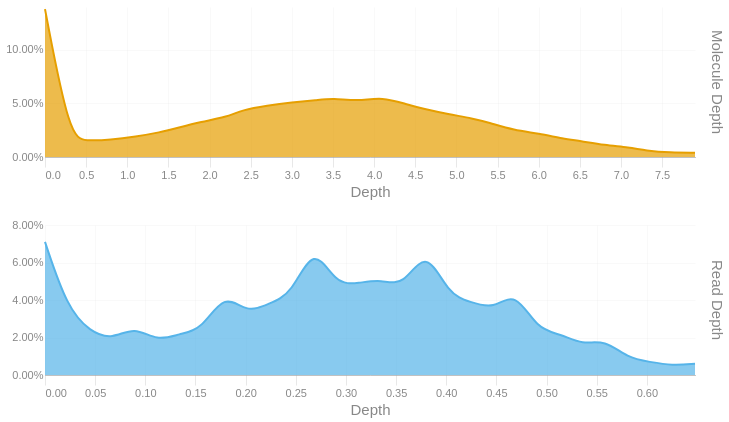

The notebook cell saved with this chart:
### Code cell
readdep = depth_hist(tb['Read Depth'], q99, 3)
readdep = readdep.with_columns(pl.lit('Read Depth').alias('Metric'))
if not SKIPLR:
    moldep = depth_hist(tb['Molecule Depth'], mol_q99, 1)
    moldep = moldep.with_columns(pl.lit('Molecule Depth').alias('Metric'))
    _hist = pl.concat([readdep, moldep])
    _hist = _hist.filter(pl.col('Proportion') != 0)
    with SafeRender(_hist):
        (
            alt.Chart(_hist)        
            .mark_area(interpolate = "basis")
            .encode(
                x=alt.X('Bin:Q').scale(domainMin=0).axis(alt.Axis(title='Depth')),
                y = alt.Y('Proportion:Q', title = None).axis(format = '.2%'),
                color = alt.Color('Metric:N').legend(None),
                row = alt.Row("Metric:N").header(title = None, labelOrient = 'right'),
                tooltip = [
                    alt.Tooltip("Metric:N", title = "Metric"),
                    alt.Tooltip('Interval:N', title = "Depth Interval"),
                    alt.Tooltip('Proportion:Q', title = "% Alignments").format('.2%')
                ]
            )
            .resolve_scale(x='independent', y='independent')
            .properties(
                height = 150, width = 650,
                usermeta={'embedOptions': {'downloadFileName': f'{samplename}.depth.hist'}}
            )
        ).display()
else:
    readdep = readdep.filter(pl.col('Proportion') != 0)
    with SafeRender(readdep):
        (
            alt.Chart(readdep)        
            .mark_area(interpolate = "basis")
            .encode(
                x=alt.X('Bin:Q').scale(domainMin=0).axis(alt.Axis(title='Depth')),
                y = alt.Y('Proportion:Q', title = None).axis(format = '.2%'),
                tooltip = [
                    alt.Tooltip('Interval:N', title = "Depth Interval"),
                    alt.Tooltip('Proportion:Q', title = "% Alignments").format('.2%')
                ]
            )
            .properties(
                usermeta={'embedOptions': {'downloadFileName': f'{samplename}.depth.hist'}}
            )
        ).display()

### Figure 1 — Vega-Lite specification as saved in the notebook (floating-point values rounded to 4 significant figures)
{"width": 650, "height": 150, "config": {"title": {"anchor": "start", "dy": -15, "fontSize": 18, "color": "#888888", "subtitleColor": "#888888", "subtitleFontSize": 14}, "arc": {"fill": "#0072B2"}, "axis": {"domainColor": "#888888", "domainWidth": 0.5, "gridWidth": 0.2, "grid": false, "titleFontWeight": 400, "titleFontSize": 15, "labelFontSize": 11, "labelColor": "#888888", "tickColor": "#888888", "tickWidth": 0.2, "titleColor": "#888888"}, "axisBand": {"grid": false}, "axisX": {"grid": true, "tickSize": 10, "domainCap": "round"}, "axisY": {"domain": false, "grid": true, "tickSize": 0, "domainCap": "round"}, "background": "transparent", "header": {"labelFontSize": 15, "labelColor": "#888888", "titleFontSize": 15, "titleFontWeight": 600, "titleColor": "#888888"}, "legend": {"labelFont": "sans-serif", "labelFontSize": 12, "labelColor": "#888888", "symbolSize": 100, "symbolType": "circle", "titleFontSize": 12, "titlePadding": 10, "titleColor": "#888888", "title": null}, "range": {"category": ["#E69F00", "#56B4E9", "#009E73", "#F0E442", "#0072B2", "#D55E00", "#CC79A7", "#000000"], "diverging": ["#cfe8f3", "#a2d4ec", "#73bfe2", "#46abdb", "#1696d2", "#12719e"]}, "area": {"fill": "#0072B2", "fillOpacity": 0.7, "line": true, "strokeOpacity": 0.7}, "line": {"color": "#0072B2", "stroke": "#0072B2", "strokeWidth": 2}, "trail": {"color": "#0072B2", "stroke": "#0072B2", "strokeWidth": 0, "size": 1}, "point": {"filled": true, "fillOpacity": 1.0, "size": 95}, "text": {"color": "#888888", "fontSize": 11, "align": "right", "fontWeight": 400, "size": 11}, "bar": {"fill": "#0072B2", "stroke": null}, "view": {"stroke": null, "continuousWidth": 660, "continuousHeight": 400}}, "data": {"name": "data-d720f07dbcc62c1a696e4cc60b350e96"}, "mark": {"type": "area", "interpolate": "basis"}, "encoding": {"color": {"field": "Metric", "legend": null, "type": "nominal"}, "row": {"field": "Metric", "header": {"title": null, "labelOrient": "right"}, "type": "nominal"}, "tooltip": [{"field": "Metric", "title": "Metric", "type": "nominal"}, {"field": "Interval", "title": "Depth Interval", "type": "nominal"}, {"field": "Proportion", "format": ".2%", "title": "% Alignments", "type": "quantitative"}], "x": {"axis": {"title": "Depth"}, "field": "Bin", "scale": {"domainMin": 0}, "type": "quantitative"}, "y": {"axis": {"format": ".2%"}, "field": "Proportion", "title": null, "type": "quantitative"}}, "resolve": {"scale": {"x": "independent", "y": "independent"}}, "usermeta": {"embedOptions": {"downloadFileName": "TF26LRJL0043_5B_10484332_23Y22YLT4_L7.depth.hist"}}, "$schema": "https://vega.github.io/schema/vega-lite/v6.4.1.json", "datasets": {"data-d720f07dbcc62c1a696e4cc60b350e96": [{"Bin": 0.0, "Interval": "0.0-0.022", "Proportion": 0.071, "Metric": "Read Depth"}, {"Bin": 0.022, "Interval": "0.022-0.045", "Proportion": 0.036, "Metric": "Read Depth"}, {"Bin": 0.045, "Interval": "0.045-0.067", "Proportion": 0.023, "Metric": "Read Depth"}, {"Bin": 0.067, "Interval": "0.067-0.089", "Proportion": 0.019, "Metric": "Read Depth"}, {"Bin": 0.089, "Interval": "0.089-0.112", "Proportion": 0.026, "Metric": "Read Depth"}, {"Bin": 0.112, "Interval": "0.112-0.134", "Proportion": 0.018, "Metric": "Read Depth"}, {"Bin": 0.134, "Interval": "0.134-0.156", "Proportion": 0.022, "Metric": "Read Depth"}, {"Bin": 0.156, "Interval": "0.156-0.179", "Proportion": 0.024, "Metric": "Read Depth"}, {"Bin": 0.179, "Interval": "0.179-0.201", "Proportion": 0.044, "Metric": "Read Depth"}, {"Bin": 0.201, "Interval": "0.201-0.223", "Proportion": 0.033, "Metric": "Read Depth"}, {"Bin": 0.223, "Interval": "0.223-0.246", "Proportion": 0.038, "Metric": "Read Depth"}, {"Bin": 0.246, "Interval": "0.246-0.268", "Proportion": 0.043, "Metric": "Read Depth"}, {"Bin": 0.268, "Interval": "0.268-0.29", "Proportion": 0.07, "Metric": "Read Depth"}, {"Bin": 0.29, "Interval": "0.29-0.313", "Proportion": 0.048, "Metric": "Read Depth"}, {"Bin": 0.313, "Interval": "0.313-0.335", "Proportion": 0.049, "Metric": "Read Depth"}, {"Bin": 0.335, "Interval": "0.335-0.357", "Proportion": 0.051, "Metric": "Read Depth"}, {"Bin": 0.357, "Interval": "0.357-0.38", "Proportion": 0.047, "Metric": "Read Depth"}, {"Bin": 0.38, "Interval": "0.38-0.402", "Proportion": 0.068, "Metric": "Read Depth"}, {"Bin": 0.402, "Interval": "0.402-0.424", "Proportion": 0.043, "Metric": "Read Depth"}, {"Bin": 0.424, "Interval": "0.424-0.447", "Proportion": 0.039, "Metric": "Read Depth"}, {"Bin": 0.447, "Interval": "0.447-0.469", "Proportion": 0.035, "Metric": "Read Depth"}, {"Bin": 0.469, "Interval": "0.469-0.491", "Proportion": 0.045, "Metric": "Read Depth"}, {"Bin": 0.491, "Interval": "0.491-0.514", "Proportion": 0.024, "Metric": "Read Depth"}, {"Bin": 0.514, "Interval": "0.514-0.536", "Proportion": 0.022, "Metric": "Read Depth"}, {"Bin": 0.536, "Interval": "0.536-0.558", "Proportion": 0.016, "Metric": "Read Depth"}, {"Bin": 0.558, "Interval": "0.558-0.581", "Proportion": 0.019, "Metric": "Read Depth"}, {"Bin": 0.581, "Interval": "0.581-0.603", "Proportion": 0.009, "Metric": "Read Depth"}, {"Bin": 0.603, "Interval": "0.603-0.625", "Proportion": 0.007, "Metric": "Read Depth"}, {"Bin": 0.625, "Interval": "0.625-0.648", "Proportion": 0.005, "Metric": "Read Depth"}, {"Bin": 0.648, "Interval": "0.648-0.67", "Proportion": 0.006, "Metric": "Read Depth"}, {"Bin": 0.0, "Interval": "0.0-0.3", "Proportion": 0.138, "Metric": "Molecule Depth"}, {"Bin": 0.3, "Interval": "0.3-0.5", "Proportion": 0.018, "Metric": "Molecule Depth"}, {"Bin": 0.5, "Interval": "0.5-0.8", "Proportion": 0.015, "Metric": "Molecule Depth"}, {"Bin": 0.8, "Interval": "0.8-1.1", "Proportion": 0.016, "Metric": "Molecule Depth"}, {"Bin": 1.1, "Interval": "1.1-1.4", "Proportion": 0.019, "Metric": "Molecule Depth"}, {"Bin": 1.4, "Interval": "1.4-1.6", "Proportion": 0.023, "Metric": "Molecule Depth"}, {"Bin": 1.6, "Interval": "1.6-1.9", "Proportion": 0.027, "Metric": "Molecule Depth"}, {"Bin": 1.9, "Interval": "1.9-2.2", "Proportion": 0.033, "Metric": "Molecule Depth"}, {"Bin": 2.2, "Interval": "2.2-2.4", "Proportion": 0.037, "Metric": "Molecule Depth"}, {"Bin": 2.4, "Interval": "2.4-2.7", "Proportion": 0.044, "Metric": "Molecule Depth"}, {"Bin": 2.7, "Interval": "2.7-3.0", "Proportion": 0.048, "Metric": "Molecule Depth"}, {"Bin": 3.0, "Interval": "3.0-3.3", "Proportion": 0.051, "Metric": "Molecule Depth"}, {"Bin": 3.3, "Interval": "3.3-3.5", "Proportion": 0.053, "Metric": "Molecule Depth"}, {"Bin": 3.5, "Interval": "3.5-3.8", "Proportion": 0.055, "Metric": "Molecule Depth"}, {"Bin": 3.8, "Interval": "3.8-4.1", "Proportion": 0.052, "Metric": "Molecule Depth"}, {"Bin": 4.1, "Interval": "4.1-4.4", "Proportion": 0.056, "Metric": "Molecule Depth"}, {"Bin": 4.4, "Interval": "4.4-4.6", "Proportion": 0.049, "Metric": "Molecule Depth"}, {"Bin": 4.6, "Interval": "4.6-4.9", "Proportion": 0.045, "Metric": "Molecule Depth"}, {"Bin": 4.9, "Interval": "4.9-5.2", "Proportion": 0.04, "Metric": "Molecule Depth"}, {"Bin": 5.2, "Interval": "5.2-5.4", "Proportion": 0.036, "Metric": "Molecule Depth"}, {"Bin": 5.4, "Interval": "5.4-5.7", "Proportion": 0.032, "Metric": "Molecule Depth"}, {"Bin": 5.7, "Interval": "5.7-6.0", "Proportion": 0.025, "Metric": "Molecule Depth"}, {"Bin": 6.0, "Interval": "6.0-6.3", "Proportion": 0.022, "Metric": "Molecule Depth"}, {"Bin": 6.3, "Interval": "6.3-6.5", "Proportion": 0.017, "Metric": "Molecule Depth"}, {"Bin": 6.5, "Interval": "6.5-6.8", "Proportion": 0.015, "Metric": "Molecule Depth"}, {"Bin": 6.8, "Interval": "6.8-7.1", "Proportion": 0.011, "Metric": "Molecule Depth"}, {"Bin": 7.1, "Interval": "7.1-7.3", "Proportion": 0.009, "Metric": "Molecule Depth"}, {"Bin": 7.3, "Interval": "7.3-7.6", "Proportion": 0.006, "Metric": "Molecule Depth"}, {"Bin": 7.6, "Interval": "7.6-7.9", "Proportion": 0.004, "Metric": "Molecule Depth"}, {"Bin": 7.9, "Interval": "7.9-8.16", "Proportion": 0.004, "Metric": "Molecule Depth"}]}}
